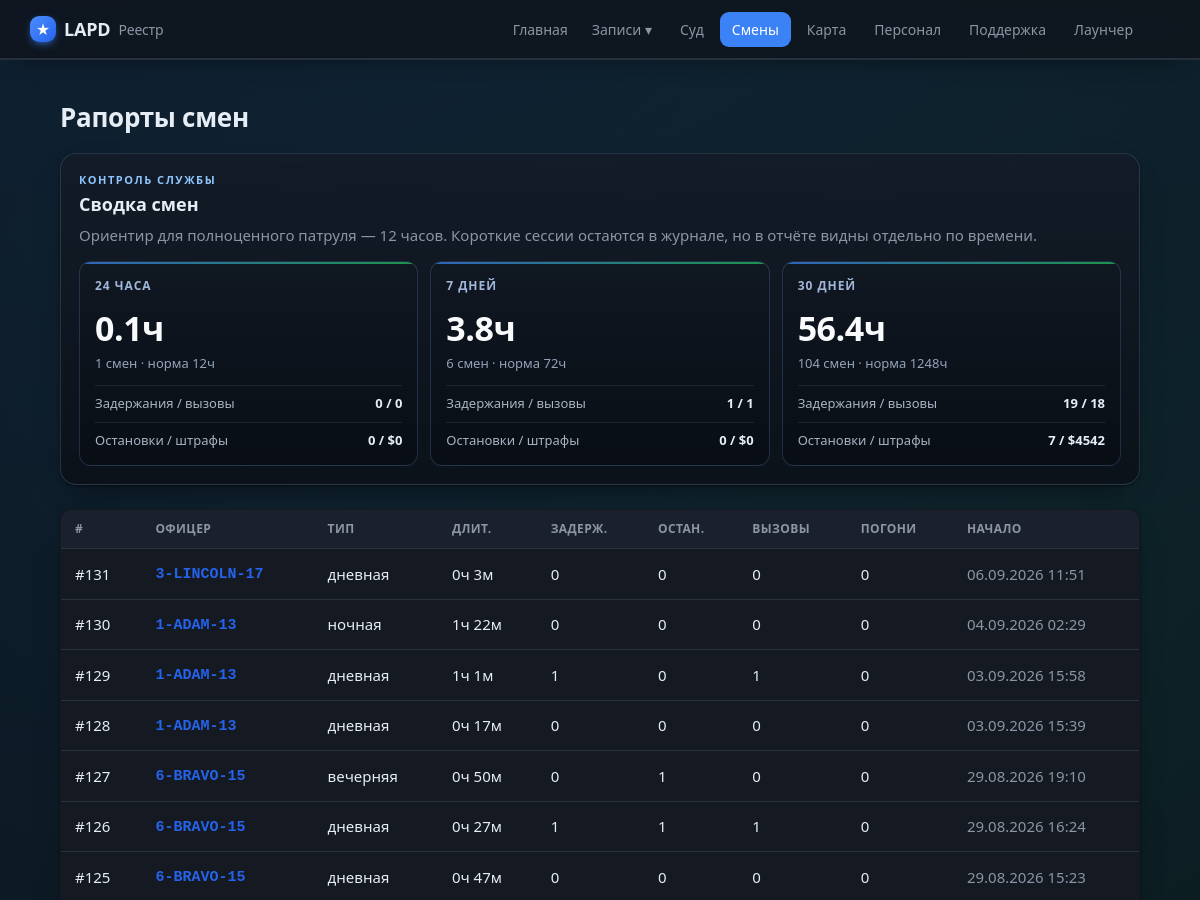
Page /shifts (upper part) on the earlier database version.
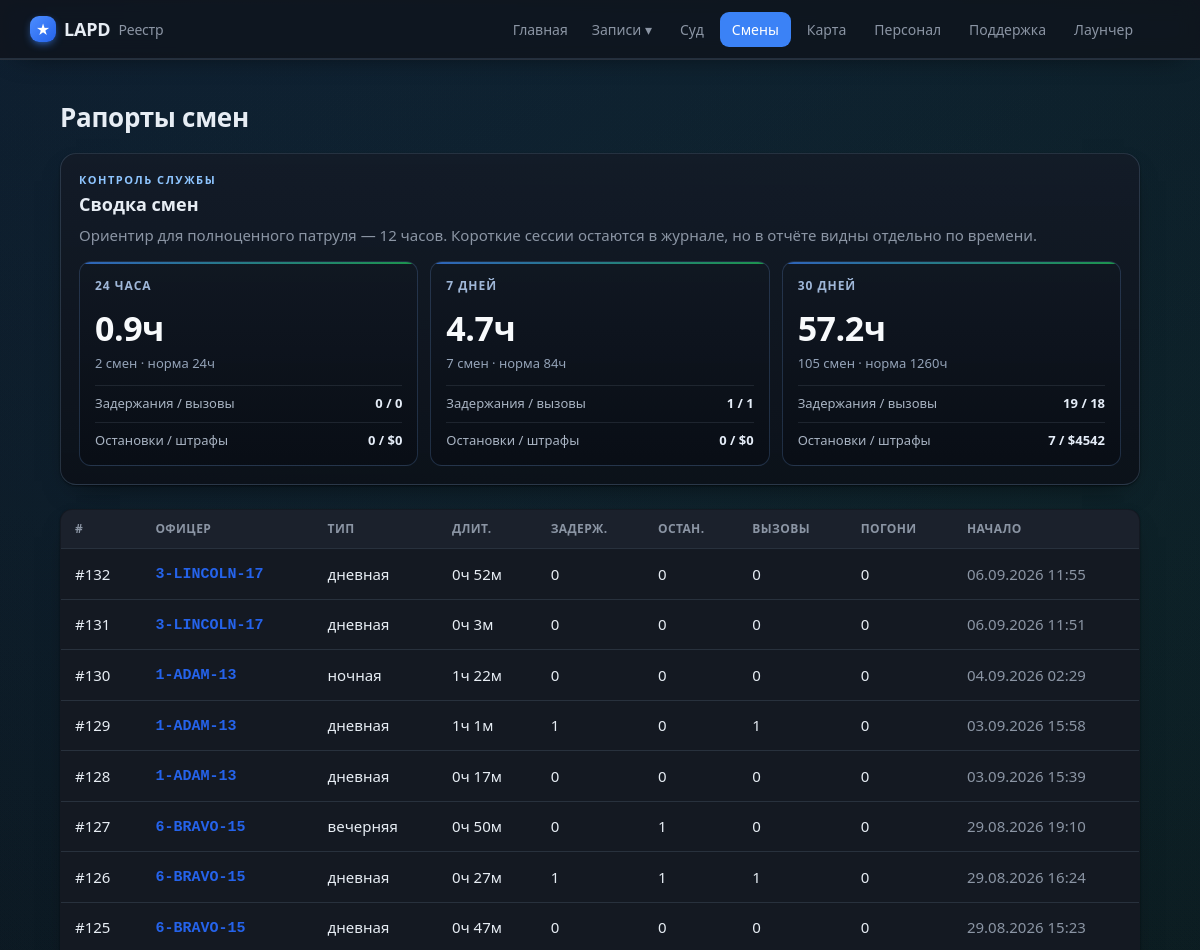
Same page on the later database version.
### tables this page shows
CREATE TABLE shifts (
                id INTEGER PRIMARY KEY AUTOINCREMENT,
                officer_id INTEGER NOT NULL,
                shift_type TEXT,
                started_at TEXT NOT NULL,
                ended_at TEXT,
                duration_min INTEGER DEFAULT 0,
                arrests INTEGER DEFAULT 0,
                traffic_stops INTEGER DEFAULT 0,
                pursuits INTEGER DEFAULT 0,
                pit INTEGER DEFAULT 0,
                callouts INTEGER DEFAULT 0,
                fines_total INTEGER DEFAULT 0,
                is_test INTEGER DEFAULT 0, source_ext TEXT,
                FOREIGN KEY (officer_id) REFERENCES officers(id)
            );

CREATE TABLE officers (
                id INTEGER PRIMARY KEY AUTOINCREMENT,
                callsign TEXT UNIQUE NOT NULL,
                name TEXT
            , current_status TEXT, status_since TEXT, rank TEXT, department TEXT, discord TEXT, is_admin INTEGER);

### app/main.py (the view)
@app.route("/shifts")
def shifts():
    return render_template("shifts.html", shifts=db.list_shifts(200),
                           periods=db.shift_periods())

### app/db.py (called while the page is built)
def fmt_dt(iso):
    try:
        dt = datetime.datetime.fromisoformat(iso)
        return dt.strftime("%d.%m.%Y %H:%M")
    except Exception:
        return iso or "—"

@contextmanager
def get_conn():
    conn = sqlite3.connect(config.DB_PATH)
    conn.row_factory = sqlite3.Row
    try:
        yield conn
        conn.commit()
    finally:
        conn.close()

def _row_to_shift(r):
    d = dict(r)
    d["is_test"] = bool(r["is_test"]) if "is_test" in r.keys() else False
    d["type_ru"] = SHIFT_TYPE_RU.get(r["shift_type"], r["shift_type"] or "—")
    dm = r["duration_min"] or 0
    d["duration_h"] = f"{dm // 60}ч {dm % 60}м"
    d["started_fmt"] = fmt_dt(r["started_at"])
    return d

def list_shifts(limit=100, officer_id=None):
    q = """SELECT shifts.*, officers.callsign, officers.name AS officer_name
           FROM shifts JOIN officers ON officers.id = shifts.officer_id"""
    params = []
    if officer_id:
        q += " WHERE shifts.officer_id=?"; params.append(officer_id)
    q += " ORDER BY shifts.id DESC LIMIT ?"; params.append(limit)
    with get_conn() as c:
        return [_row_to_shift(r) for r in c.execute(q, params).fetchall()]

### app/templates/shifts.html (shortened to what this page needs)
{% extends "base.html" %}
{% block content %}
<div class="case-head">
  <h1>Рапорты смен</h1>
</div>
<section class="period-panel">
  <div class="section-kicker">Контроль службы</div>
  <h2>Сводка смен</h2>
  <p class="muted">Ориентир для полноценного патруля — 12 часов. Короткие сессии остаются в журнале, но в отчёте видны отдельно по времени.</p>
  <div class="period-grid">
    {% for p in periods %}
      <article class="period-card">
        <div class="period-title">{{ p.label }}</div>
        <div class="period-main">{{ p.hours }}ч</div>
        <div class="period-sub">{{ p.count }} смен · норма {{ (p.count * 12) }}ч</div>
        <div class="period-line">
          <span>Задержания / вызовы</span>
          <b>{{ p.arrests }} / {{ p.callouts }}</b>
        </div>
        <div class="period-line">
          <span>Остановки / штрафы</span>
          <b>{{ p.traffic_stops }} / ${{ p.fines_total }}</b>
        </div>
      </article>
    {% endfor %}
  </div>
</section>
{% if shifts %}
<table class="tbl">
  <thead><tr><th>#</th><th>Офицер</th><th>Тип</th><th>Длит.</th><th>Задерж.</th><th>Остан.</th><th>Вызовы</th><th>Погони</th><th>Начало</th></tr></thead>
  <tbody>
  {% for s in shifts %}
    <tr onclick="location='{{ url_for('shift_view', sid=s.id) }}'">
      <td><a class="row-link" href="{{ url_for('shift_view', sid=s.id) }}" onclick="event.stopPropagation()">#{{ s.id }}</a></td>
      <td>{% if s.callsign %}<a class="cs" href="{{ url_for('officer_view', callsign=s.callsign) }}" onclick="event.stopPropagation()">{{ s.callsign }}</a>{% else %}—{% endif %}
        {% if s.is_test %}<span class="tag test">ТЕСТ</span>{% endif %}</td>
      <td>{{ s.type_ru }}</td>
      <td>{{ s.duration_h }}</td>
      <td>{{ s.arrests }}</td>
      <td>{{ s.traffic_stops }}</td>
      <td>{{ s.callouts }}</td>
      <td>{{ s.pursuits }}</td>
      <td class="muted">{{ s.started_fmt }}</td>
    </tr>
  {% endfor %}
  </tbody>
</table>
{% else %}
  <p class="empty">Смен пока нет<span class="empty-sub">После закрытия игры агент отправит первый рапорт автоматически.</span></p>
{% endif %}
{% endblock %}

Differences in the rows shown:
added shifts: id "132", callsign "3-LINCOLN-17", type_ru "дневная", duration_h "0ч 52м", arrests "0", traffic_stops "0", callouts "0", pursuits "0", started_fmt "06.09.2026 11:55"
Other differences:
new list line: "24 ЧАСА 0.9 ч 2 смен · норма 24 ч Задержания / вызовы 0 / 0 Остановки / штрафы 0 / $ 0"
new list line: "7 ДНЕЙ 4.7 ч 7 смен · норма 84 ч Задержания / вызовы 1 / 1 Остановки / штрафы 0 / $ 0"
new list line: "30 ДНЕЙ 57.2 ч 105 смен · норма 1260 ч Задержания / вызовы 19 / 18 Остановки / штрафы 7 / $ 4542"
list line gone: "24 ЧАСА 0.1 ч 1 смен · норма 12 ч Задержания / вызовы 0 / 0 Остановки / штрафы 0 / $ 0"
list line gone: "7 ДНЕЙ 3.8 ч 6 смен · норма 72 ч Задержания / вызовы 1 / 1 Остановки / штрафы 0 / $ 0"
list line gone: "30 ДНЕЙ 56.4 ч 104 смен · норма 1248 ч Задержания / вызовы 19 / 18 Остановки / штрафы 7 / $ 4542"
